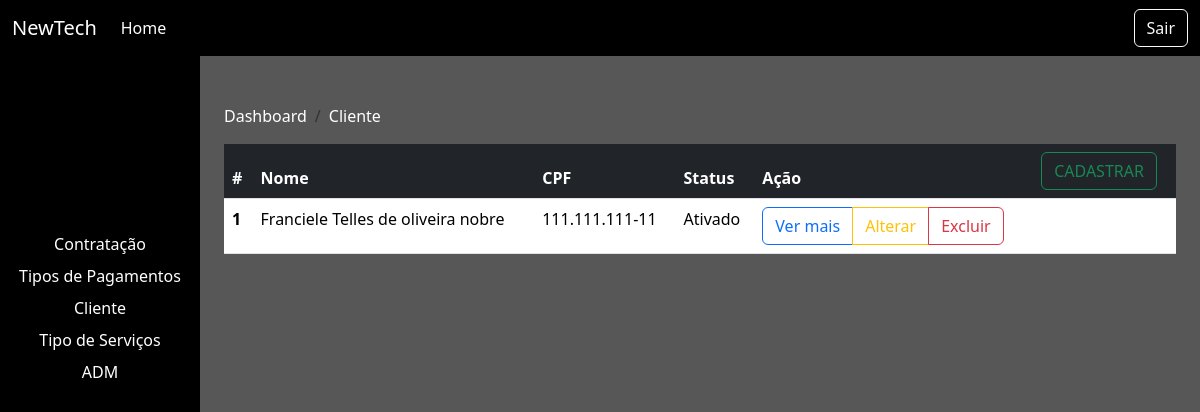
Page /dashboard.php?page=cliente on the earlier database version.
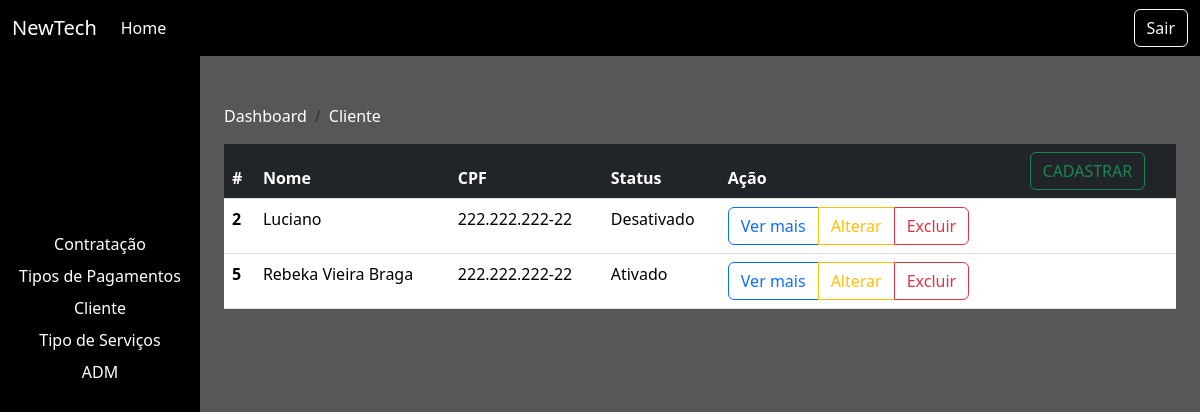
Same page on the later database version.
### tables this page shows
CREATE TABLE `cliente` (
  `idcliente` int(10) unsigned NOT NULL AUTO_INCREMENT,
  `nome` varchar(60) NOT NULL,
  `cpf` varchar(15) NOT NULL,
  `ativo` char(1) DEFAULT 'A',
  `cadastro` datetime DEFAULT current_timestamp(),
  `alteracao` timestamp NOT NULL DEFAULT current_timestamp() ON UPDATE current_timestamp(),
  PRIMARY KEY (`idcliente`)
);

### func/funcoes.php (called while the page is built, shortened)
<?php
function listar($campos, $tabela)
{
    $conn = conectar();
    try {
        $conn->beginTransaction();
        $sqlLista = $conn->prepare("SELECT $campos FROM $tabela");
        $sqlLista->execute();
        $conn->commit();
        if ($sqlLista->rowCount() > 0) {
            return $sqlLista->fetchAll(PDO::FETCH_OBJ);
        } else {
            return 'Vazio';
        };
    } catch (PDOExecption $e) {
        echo 'Exception -> ';
        return ($e->getMessage());
        $conn->rollback();
    };
}

### cliente.php (the view, shortened to what this page needs)
<div class="container mt-5">
    <nav aria-label="breadcrumb">
        <ol class="breadcrumb">
            <li class="breadcrumb-item text-white">Dashboard</li>
            <li class="breadcrumb-item text-white" aria-current="page">Cliente</li>
        </ol>
    </nav>
    <table class="table">
        <thead>
            <tr>
                <th scope="col" class="bg-dark text-white">#</th>
                <th scope="col" class="bg-dark text-white">Nome</th>
                <th scope="col" class="bg-dark text-white">CPF</th>
                <th scope="col" class="bg-dark text-white">Status</th>
                <th scope="col" class="bg-dark text-white">Ação</th>
                <th scope="col" class="bg-dark text-white"><button type="button" class="btn btn-outline-success" data-bs-toggle="modal" data-bs-target="#cadcli">CADASTRAR</button></th>
            </tr>
        </thead>
        <tbody>
            <?php
            $cliente = listar('*', 'cliente');
            if ($cliente !== 'Vazio') {
            foreach ($cliente as $clientes) {
                $idcliente = $clientes->idcliente;
                $nomeC = $clientes->nome;
                $cpf = $clientes->cpf;
                $ativo = $clientes->ativo;
            ?>
                <tr>
                    <th scope="row"><?php echo $idcliente ?></th>
                    <td><?php echo $nomeC ?></td>
                    <td><?php echo $cpf ?></td>
                    <td><?php if ($ativo == 'A') {
                            echo 'Ativado';
                        } else {
                            echo 'Desativado';
                        }
                        ?></td>
                    <td>
                        <div class="btn-group" role="group" aria-label="Basic outlined example">
                            <button type="button" class="btn btn-outline-primary" data-bs-toggle="modal" data-bs-target="#vermaicli<?php echo $idcliente ?>">Ver mais</button>
                            <button type="button" class="btn btn-outline-warning" data-bs-toggle="modal" data-bs-target="#altcli<?php echo $idcliente ?>">Alterar</button>
                            <button type="button" class="btn btn-outline-danger" data-bs-toggle="modal" data-bs-target="#delcli<?php echo $idcliente ?>">Excluir</button>
                        </div>
                    </td>
                    <td></td>
                </tr>
            <?php
            }
        } else {
            ?>
            <td class="text-center">Nada para mostrar</td>
        <?php
        }
        ?>
        </tbody>
    </table>
</div>

### dashboard.php (shortened to what this page needs)
<?php
include_once './func/funcoes.php';
?>
<!doctype html>
<html lang="pt-br">
<head>
    <link href="https://cdn.jsdelivr.net/npm/bootstrap@5.3.3/dist/css/bootstrap.min.css" rel="stylesheet">
    <link rel="stylesheet" href="./css/style.css">
</head>
<body class="body">
    <nav class="navbar navbar-expand-lg preto" data-bs-theme="dark">
        <div class="container-fluid">
            <a class="navbar-brand" href="#">NewTech</a>
            <div class="collapse navbar-collapse" id="navbarSupportedContent">
                <ul class="navbar-nav me-auto mb-2 mb-lg-0">
                    <li class="nav-item">
                        <a class="nav-link active" aria-current="page" href="./dashboard.php">Home</a>
                    </li>
                </ul>
                <form class="d-flex" role="search">
                    <a href="./index.php" class="btn btn-outline-light">Sair</a>
                </form>
            </div>
        </div>
    </nav>
    <div class="container-fluid">
        <div class="row">
            <div class="col-md-2 preto vh-100">
                <ul class="list-group margem">
                    <center>
                        <li class="preto text-white mb-2"><a href="./dashboard.php?page=contratacao" class="textinho">Contratação</a></li>
                        <li class="preto text-white mb-2"><a href="./dashboard.php?page=tipospagamento" class="textinho">Tipos de Pagamentos</a></li>
                        <li class="preto text-white mb-2"><a href="./dashboard.php?page=cliente" class="textinho">Cliente</a></li>
                        <li class="preto text-white mb-2"><a href="./dashboard.php?page=tiposervico" class="textinho">Tipo de Serviços</a></li>
                        <li class="preto text-white"><a href="./dashboard.php?page=adm" class="textinho">ADM</a></li>
                    </center>
                </ul>
            </div>
            <div class="col-md-10">
                <?php
                    if (isset($_GET['page'])){
                        if ($_GET['page'] == 'cliente'){
                            include_once 'cliente.php';
                        } else if ($_GET['page'] == 'tiposervico'){
                            include_once 'tiposervico.php';
                        } else if ($_GET['page'] == 'adm'){
                            include_once 'adm.php';
                        } else if ($_GET['page'] == 'contratacao'){
                            include_once 'contratacao.php';
                        } else if ($_GET['page'] == 'tipospagamento'){
                            include_once 'tipospagamento.php';
                        }
                    } else{
                        echo "<center><h1 class='mt-5'>Bem Vindo!!!</h1></center>";
                    };
                ?>
            </div>
        </div>
    </div>
</body>
</html>

### css/style.css (style rules this page uses)
.body { background-color: rgb(87, 87, 87); }
.margem { margin-top: 100%; }
.preto { background-color: black; }
.textinho { text-decoration: none; color: white; }

Differences in the rows shown:
removed cliente: idcliente "1", nome "Franciele Telles de oliveira nobre", cpf "111.111.111-11", ativo "Ativado"
added cliente: idcliente "2", nome "Luciano", cpf "222.222.222-22", ativo "Desativado"
added cliente: idcliente "5", nome "Rebeka Vieira Braga", cpf "222.222.222-22", ativo "Ativado"
